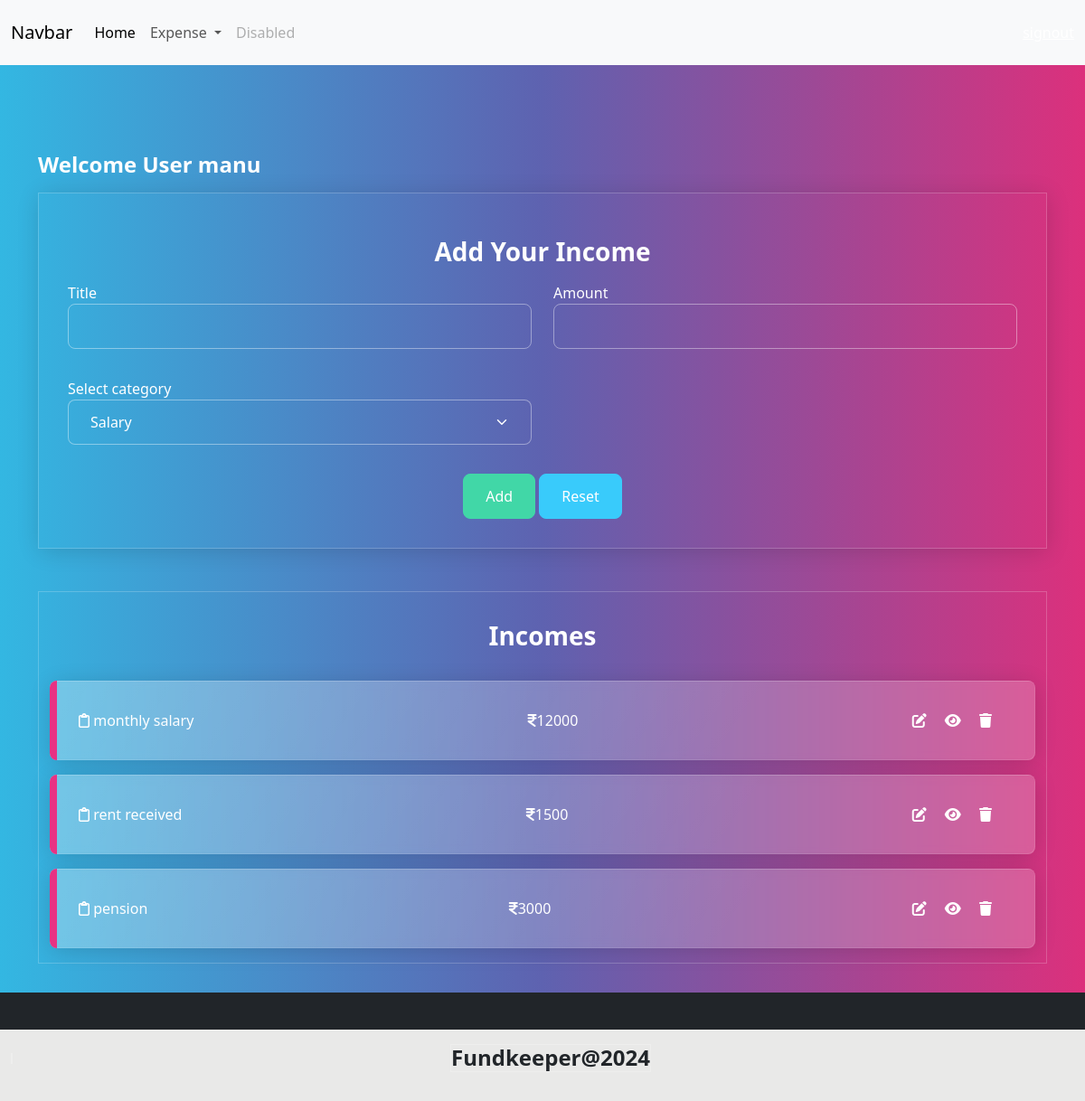
Page /income/add/ (signed in) on the committed database.
### budget/models.py (models this page shows, shortened)
class Income(models.Model):
    title=models.CharField(max_length=200)
    amount=models.PositiveIntegerField()
    income_categories = (
        ("Salary", "Salary"),
        ("Business", "Business"),
        ("Investment", "Investment"),
        ("Rental", "Rental"),
        ("Interest", "Interest"),
        ("Dividend", "Dividend"),
        ("Royalty", "Royalty"),
        ("Capital", "Capital"),
        ("Pension", "Pension"),
        ("SocialSecurity", "SocialSecurity")
    )
    category=models.CharField(max_length=200,choices=income_categories,default="Salary")
    user_object=models.ForeignKey(User,on_delete=models.CASCADE)
    created_date=models.DateTimeField(auto_now_add=True)

### budget/views.py (the view, shortened to what this page needs)
# urls.py: path('income/add/',views.IncomeCreateView.as_view(),name="income-add"),
@method_decorator(signin_required,name="dispatch")
class IncomeCreateView(View):
        def get(self,request,*args,**kwargs):
                form_instance=IncomeForm()
                qs=Income.objects.filter(user_object=request.user).order_by("-created_date")
                return render(request,"income_add.html",{"form":form_instance,"data":qs})

### budget/forms.py
class IncomeForm(forms.ModelForm):
        class Meta:
                model=Income
                exclude=("id","created_date","user_object")
                widgets={
                        "title":forms.TextInput(attrs={"class":"form-control"}),
                        "amount":forms.NumberInput(attrs={"class":"form-control"}),
                        "category":forms.Select(attrs={"class":"form-control form-select"}),
                        "priority":forms.Select(attrs={"class":"form-control form-select"})
                }

### budget/templates/income_add.html (shortened to what this page needs)
{%extends 'base.html'%}
{%block main_block%}
<div class="container mt-5">
    <h4>Welcome User {{request.user}}</h4>
    <div class="container-fluid border p-3 shadow mb-4" data-aos="zoom-out-up" data-aos-easing="ease-out-cubic"
        data-aos-duration="2000">
        <h3 class="text-center fw-bold my-2">Add Your Income</h3>
        <form action="" method="post">
            <div class="mb-3">
                <div class="row">
                    <div class="col-6">
                        <label for="">Title</label>
                        {{form.title}}
                    </div>
                    <div class="col-6">
                        <label for="">Amount</label>
                        {{form.amount}}
                    </div>
                </div>
            </div>
            <div class="mb-3">
                <div class="row">
                    <div class="col-6">
                        <label for="">Select category</label>
                        {{form.category}}
                    </div>
                </div>
            </div>
            <div class="d-flex justify-content-center">
                <div>
                    <button type="submit" class="btn btn-success">Add</button>
                    <button type="reset" class="btn btn-info">Reset</button>
                </div>
            </div>
        </form>
    </div>
    <div class="container-fluid border mb-3">
        <h3 class="text-center fw-bold my-3">Incomes</h3>
        {%for e in data%}
        <div class="alert alert-primary d-flex justify-content-between" role="alert" data-aos="fade-down"
            data-aos-easing="linear" data-aos-duration="1000">
            <div> <i class="fa-regular fa-clipboard"></i> {{e.title}}</div>
            <div> <i class="fa-solid fa-indian-rupee-sign"></i>{{e.amount}}</div>
            <div>
                <a href="{%url 'income-update' e.id%}" class="me-2"><i class="fa-solid fa-pen-to-square"> </i></a>
                <a href="{%url 'income-detail' e.id%}" class="me-2"><i class="fa-solid fa-eye"></i></a>
                <a href="{%url 'income-remove' e.id%}" class="me-2"><i class="fa-solid fa-trash"></i></a>
            </div>
        </div>
        {%endfor%}
    </div>
</div>
<div class="bg-dark text-white p-4 ">
</div>
{%endblock%}

### rows in the picture
Income: title "monthly salary", amount "12000"
Income: title "rent received", amount "1500"
Income: title "pension", amount "3000"

### other values in the picture
{{ request.user }} "manu"
